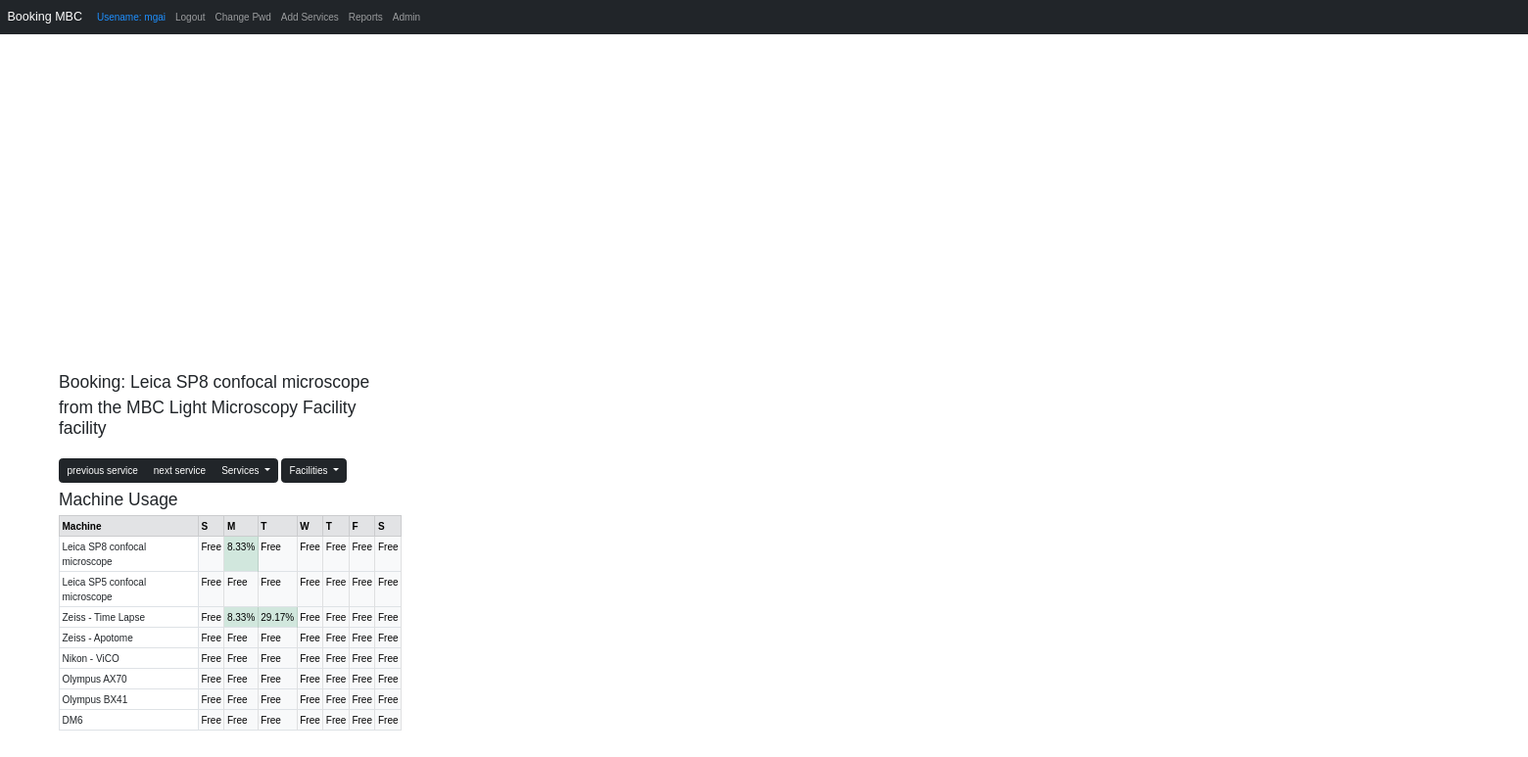
Screenshot of /CalendarApp/calendar_view (signed in) with the database file from the repository.
### UserApp/models.py (models this page shows, shortened)
class UserProfile(models.Model):
    user = models.OneToOneField(User, on_delete=models.CASCADE)
    group = models.ForeignKey(MBCGroup, null=True, on_delete=models.SET_NULL)
    machines4ThisUser = models.ManyToManyField(Machine, related_name='machines4ThisUser', blank=True)
    preferred_machine_name =  models.CharField(max_length=50)
    is_external = models.BooleanField(default=True, null=True, blank=True)
    password_reset_token = models.CharField(max_length=100, null=True, blank=True)

### CalendarApp/models.py (models this page shows, shortened)
class Machine(models.Model):
    machine_name = models.CharField(max_length=50)
    facility = models.CharField(max_length=100)
    is_open = models.BooleanField(default=True, null=True, blank=True)
    max_booking_duration = models.DecimalField(max_digits=5, decimal_places=2, null=True, blank=True)
    hourly_cost = models.DecimalField(max_digits=5, decimal_places=2, null=True, blank=True)
    hourly_cost_assisted = models.DecimalField(max_digits=5, decimal_places=2, null=True, blank=True)
    hourly_cost_external = models.DecimalField(max_digits=5, decimal_places=2, null=True, blank=True)
    hourly_cost_external_assisted = models.DecimalField(max_digits=5, decimal_places=2, null=True, blank=True)
    hourly_cost_buyer = models.DecimalField(default=0, max_digits=5, decimal_places=2, null=True, blank=True )
    hourly_cost_buyer_assisted = models.DecimalField(default=0, max_digits=5, decimal_places=2, null=True, blank=True )

### CalendarApp/views.py (the view)
# urls.py: path('calendar_view', views.calendar_view, name='calendar_view'), #no / at the end otherwise it skips to subdirectory and JS does not find views
def calendar_view(request):
    user = request.user
    user_profile = UserProfile.objects.get(user=user)
    machine2Book_name = str(user_profile.preferred_machine_name)
    machine2Book_obj = Machine.objects.get(machine_name=machine2Book_name)
    current_facility = machine2Book_obj.facility
    machine2Book_timelimit = machine2Book_obj.max_booking_duration
    if (machine2Book_timelimit == None): machine2Book_timelimit = 0
    machines_allowed = user_profile.machines4ThisUser.all()
    facilities4ThisUser = [m for m in set(str(machine.facility) for machine in machines_allowed)]
    otherMachinesInCurrentFacility = [str(machine.machine_name) for machine in machines_allowed if machine.facility == current_facility]
    context = prepare_bookings(user, user_profile, current_facility, facilities4ThisUser, machine2Book_name, machine2Book_timelimit, otherMachinesInCurrentFacility)
    context['facility_usage_dict'] = calculate_percentage_of_workingday(user_profile, current_facility, timezone.now())
    return render(request, 'CalendarApp/week_view.html', context)

### CalendarApp/views.py (called while the page is built)
def prepare_bookings(user, user_profile, current_facility, facilities4ThisUser, machine2Book_name, timelimit, otherMachinesInCurrentFacility):
    formatted_bookings_json = JsonFormattedBookings(user, machine2Book_name)
    context = {
        'username': user.username,
        'groupname': user_profile.group.group_name,
        'facilityname': current_facility,
        'facilities4ThisUser' : facilities4ThisUser,
        'machine2BookName': machine2Book_name,
        'timelimit' : str(timelimit),
        'otherMachinesInCurrentFacility': otherMachinesInCurrentFacility,
        'formatted_bookings_json': formatted_bookings_json,
    }
    return context

def get_previous_sunday_and_next_saturday(specific_date):
    idx=(specific_date.weekday()+1)%7
    sun = specific_date - timedelta(days=idx)
    sat=sun + timedelta(days=6)
    dates={'sat': sat, 'sun': sun}
    return dates

### CalendarApp/templates/CalendarApp/week_view.html (shortened to what this page needs)
{% extends 'base.html' %}
{% block content %}
{% load static %}
{% if user.is_authenticated %}
<div class="container mt-3">
  <head>
    <link rel="stylesheet" type="text/css" href="{% static 'CalendarApp/calendar_app_styles.css' %}">
  </head>
  <body>
      <div id='calendar-month'></div>
      <div id='change_machine'>
            <h3>Booking: {{ machine2BookName }} </h3>
            <h3>from the {{ facilityname }} facility</h3><br>
            <div class="btn-group" id="machines" role="group" aria-label="machines">
              <button id="previousServiceButton" type="button" class="btn btn-dark">previous service</button>
              <button id="nextServiceButton" type="button" class="btn btn-dark">next service</button>
              <button class="btn btn-dark dropdown-toggle" id="servicesdropdown" type="button" data-bs-toggle="dropdown" aria-expanded="false">
                Services
              </button>
            </div>
            <div class="btn-group" id='drpdown-facilities' rele="group" aria-label="facilities">
                <button class="btn btn-dark dropdown-toggle" id="facilitiesdropdown" type="button" data-bs-toggle="dropdown" aria-expanded="false">
                  Facilities
                </button>
            </div>
      </div>
      <div id='machine_usage'>
          <h3>Machine Usage </h3>
          <table class="table table-bordered table-sm" id="machinesTable">
              <thead>
                  <tr class="table-secondary">
                      <th>Machine</th><th>S</th><th>M</th><th>T</th><th>W</th><th>T</th><th>F</th><th>S</th>
                  </tr>
              </thead>
              <tbody>
                  {% for machine_name, daily_usage_in_a_week in facility_usage_dict.items %}
                      <tr>
                          <td>{{ machine_name }}</td>
                          {% for usage in daily_usage_in_a_week %}
                              {% if usage == 0 %}
                                  <td class="table-light">Free</td>
                              {% else %}
                                  <td class="{% if usage < 30 %}table-success{% elif usage < 60 %}table-warning{% else %}table-danger{% endif %}">{{ usage|floatformat:2 }}%</td>
                              {% endif %}
                          {% endfor %}
                      </tr>
                  {% endfor %}
              </tbody>
          </table>
      </div>
      <div id='calendar-week'</div>
  </body>
</div>
{% endif %}
{% endblock %}

### UserApp/templates/base.html (shortened to what this page needs)
<!doctype html>
<html lang="en">
  <head>
    {% load static %}
    <link href="https://cdn.jsdelivr.net/npm/bootstrap@5.3.0-alpha1/dist/css/bootstrap.min.css" rel="stylesheet">
  </head>
  <body>
    {% include 'navbar.html' %}
    <div class="container">
      <br/>
      {% block content %}
      {% endblock%}
    </div>
  </body>
</html>

### UserApp/templates/navbar.html (shortened to what this page needs)
<nav class="navbar navbar-expand-lg navbar-dark bg-dark">
  <div class="container-fluid">
    <a class="navbar-brand" href="{% url 'home' %}">Booking MBC</a>
    <div class="collapse navbar-collapse" id="navbarSupportedContent">
      <ul class="navbar-nav me-auto mb-2 mb-lg-0">
        {% if user.is_authenticated %}
        <li class="nav-item">
          <a class="nav-link" href="#" style="color: dodgerblue;">Usename: {{ user.username }}</a>
        </li>
        <li class="nav-item">
          <a class="nav-link" href="{% url 'logout' %}">Logout</a>
        </li>
        <li class="nav-item">
          <a class="nav-link" href="{% url 'password_change' %}">Change Pwd</a>
        </li>
        <li class="nav-item">
          <a class="nav-link" href="{% url 'services_change' %}">Add Services</a>
        </li>
            {% if user.is_staff%}
               <li class="nav-item">
                    {% if request.path == '/CalendarApp/calendar_view' %}
                        <a class="nav-link" href="{% url 'reports' %}">Reports</a>
                    {% else %}
                        <a class="nav-link" href="{% url 'home' %}">Home</a>
                    {% endif %}
               </li>
               <li class="nav-item">
                       <a class="nav-link" href="/admin/">Admin</a>
               </li>
            {% endif %}
        {% endif %}
      </ul>
    </div>
  </div>
</nav>

### CalendarApp/static/CalendarApp/calendar_app_styles.css (style rules this page uses)
html, body { margin: 0; padding: 0; font-family: Arial, Helvetica Neue, Helvetica, sans-serif; font-size: 10px; }
#calendar-month { width: 400px; height: 300px; top: 50px; left: 10px; position: absolute; }
#change_machine { width: 350px; height: 50px; top: 380px; left: 60px; position: absolute; }
#machine_usage { width: 350px; top: 500px; left: 60px; position: absolute; flex-grow: 1; overflow-y: auto; }
#calendar-week { width: 1250px; height: 800px; top: 50px; left: 450px; position: absolute; }

### rows the page displays
UserProfile: preferred_machine_name "Leica SP8 confocal microscope"
Machine: facility "MBC Light Microscopy Facility", facility_usage_dict "Leica SP8 confocal microscope"
Machine: facility_usage_dict "Leica SP5 confocal microscope"
Machine: facility_usage_dict "Zeiss - Time Lapse"
Machine: facility_usage_dict "Zeiss - Apotome"
Machine: facility_usage_dict "Nikon - ViCO"
Machine: facility_usage_dict "Olympus AX70"
Machine: facility_usage_dict "Olympus BX41"
Machine: facility_usage_dict "DM6"

### other values shown
{{ user.username }} "mgai"
{{ usage|floatformat:2 }} "8.33" "8.33" "29.17"
